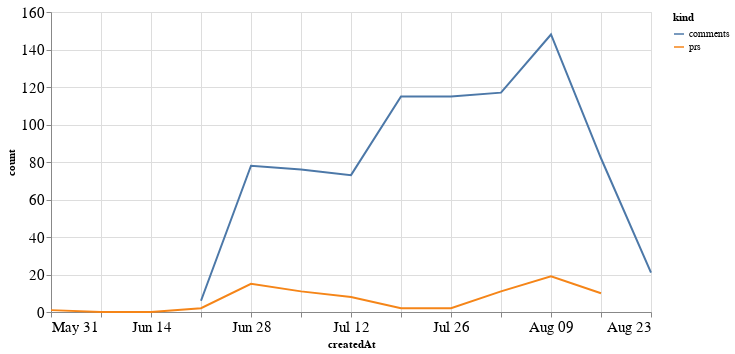

Notebook code cell kept with this figure:
### Code cell
alt.Chart(total_time, width=600).mark_line().encode(
    x='createdAt',
    y='count',
    color='kind'
)

### Figure 1 — Vega-Lite specification as saved in the notebook (floating-point values rounded to 4 significant figures)
{"config": {"axisLeft": {"labelFontSize": 15}, "axisBottom": {"labelFontSize": 15}}, "data": {"name": "data-b8f0a460e26898241f6e0cdda585c38a"}, "mark": "line", "encoding": {"color": {"type": "nominal", "field": "kind"}, "x": {"type": "temporal", "field": "createdAt"}, "y": {"type": "quantitative", "field": "count"}}, "width": 600, "$schema": "https://vega.github.io/schema/vega-lite/v4.8.1.json", "datasets": {"data-b8f0a460e26898241f6e0cdda585c38a": [{"createdAt": "2020-05-31T00:00:00", "kind": "prs", "count": 1.0}, {"createdAt": "2020-06-07T00:00:00", "kind": "prs", "count": 0.0}, {"createdAt": "2020-06-14T00:00:00", "kind": "prs", "count": 0.0}, {"createdAt": "2020-06-21T00:00:00", "kind": "prs", "count": 2.0}, {"createdAt": "2020-06-28T00:00:00", "kind": "prs", "count": 15.0}, {"createdAt": "2020-07-05T00:00:00", "kind": "prs", "count": 11.0}, {"createdAt": "2020-07-12T00:00:00", "kind": "prs", "count": 8.0}, {"createdAt": "2020-07-19T00:00:00", "kind": "prs", "count": 2.0}, {"createdAt": "2020-07-26T00:00:00", "kind": "prs", "count": 2.0}, {"createdAt": "2020-08-02T00:00:00", "kind": "prs", "count": 11.0}, {"createdAt": "2020-08-09T00:00:00", "kind": "prs", "count": 19.0}, {"createdAt": "2020-08-16T00:00:00", "kind": "prs", "count": 10.0}, {"createdAt": "2020-08-23T00:00:00", "kind": "prs", "count": null}, {"createdAt": "2020-05-31T00:00:00", "kind": "comments", "count": null}, {"createdAt": "2020-06-07T00:00:00", "kind": "comments", "count": null}, {"createdAt": "2020-06-14T00:00:00", "kind": "comments", "count": null}, {"createdAt": "2020-06-21T00:00:00", "kind": "comments", "count": 6.0}, {"createdAt": "2020-06-28T00:00:00", "kind": "comments", "count": 78.0}, {"createdAt": "2020-07-05T00:00:00", "kind": "comments", "count": 76.0}, {"createdAt": "2020-07-12T00:00:00", "kind": "comments", "count": 73.0}, {"createdAt": "2020-07-19T00:00:00", "kind": "comments", "count": 115.0}, {"createdAt": "2020-07-26T00:00:00", "kind": "comments", "count": 115.0}, {"createdAt": "2020-08-02T00:00:00", "kind": "comments", "count": 117.0}, {"createdAt": "2020-08-09T00:00:00", "kind": "comments", "count": 148.0}, {"createdAt": "2020-08-16T00:00:00", "kind": "comments", "count": 82.0}, {"createdAt": "2020-08-23T00:00:00", "kind": "comments", "count": 21.0}]}}
